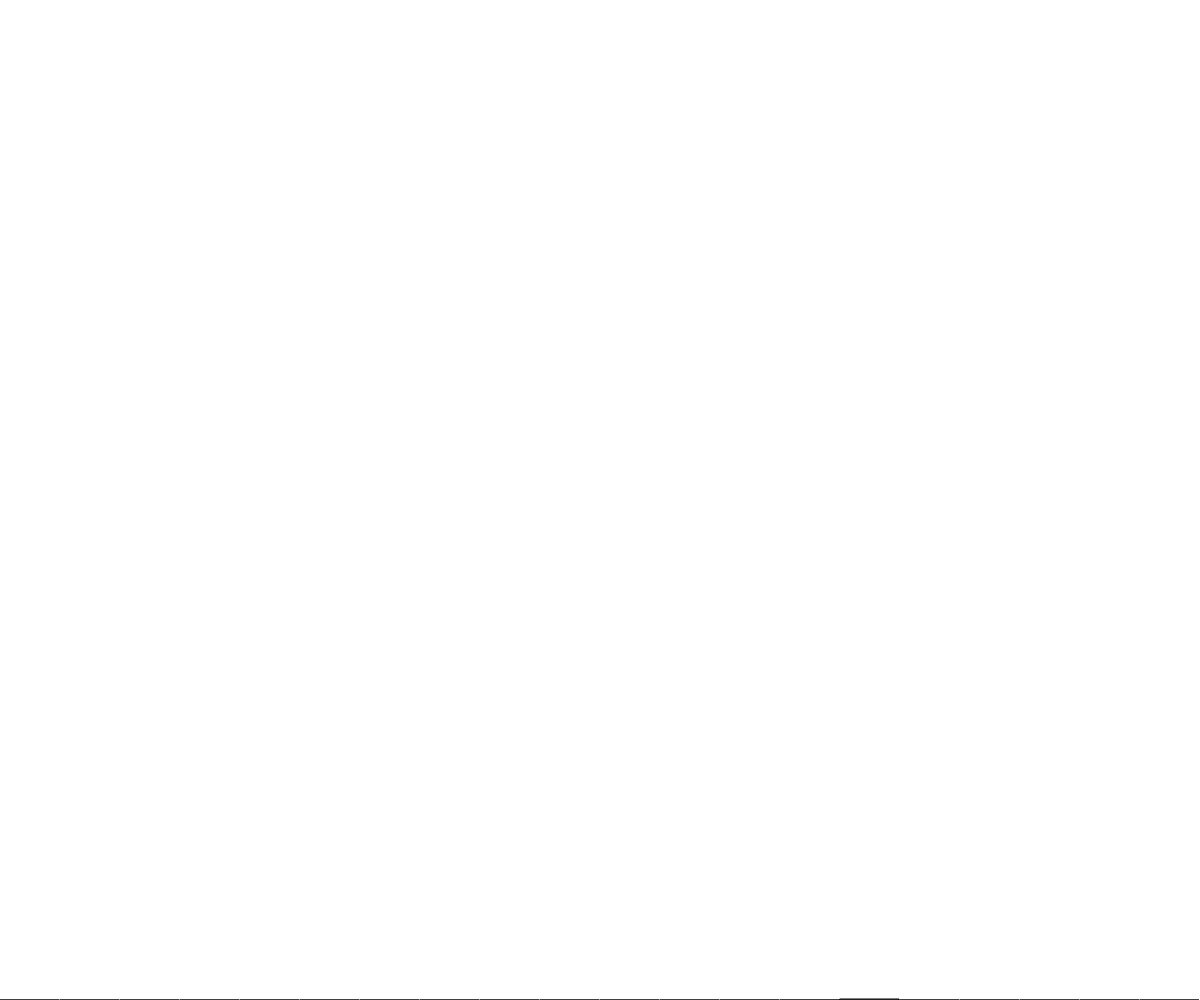
Frame 1 (no input)
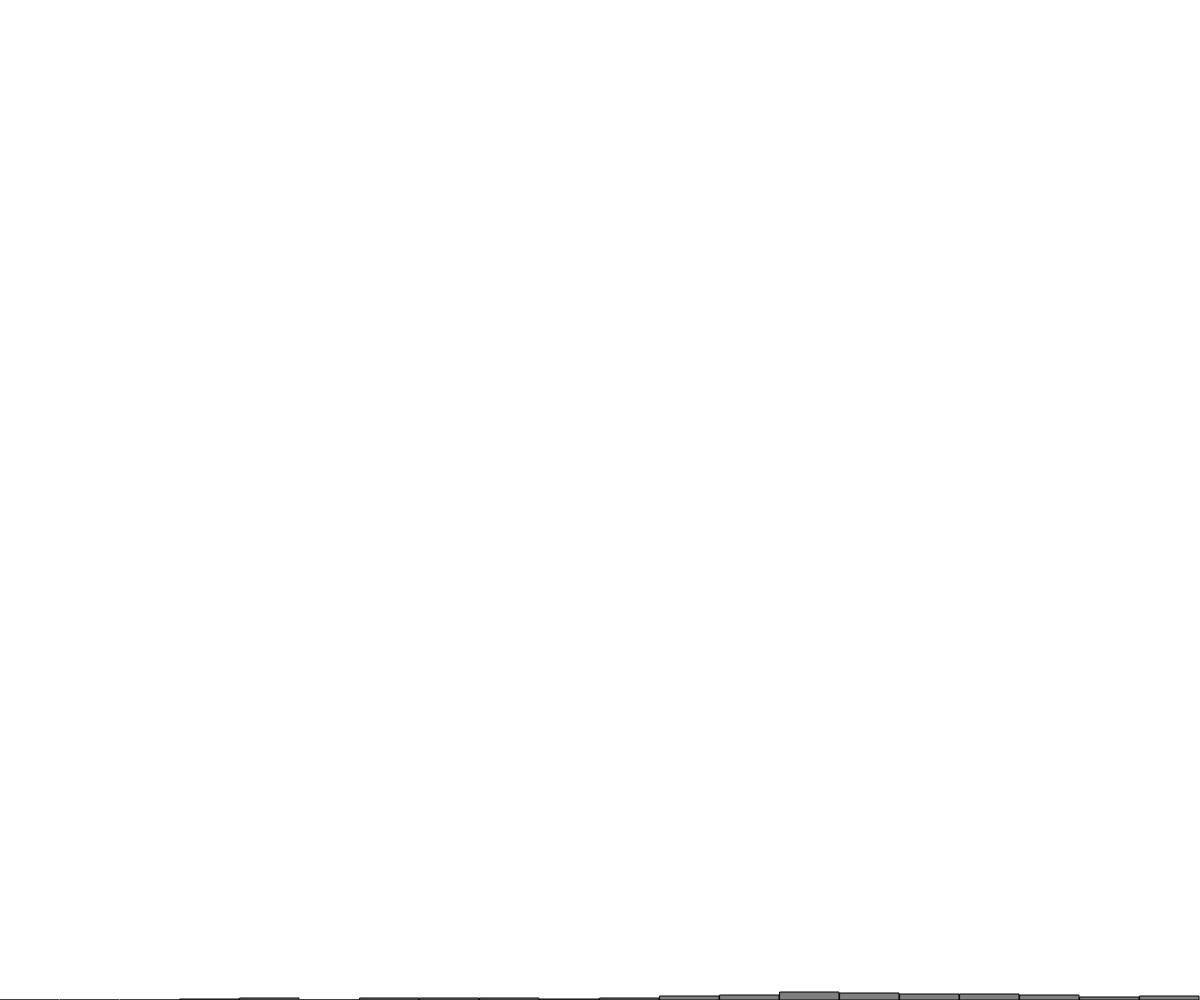
Frame 60 (no input)
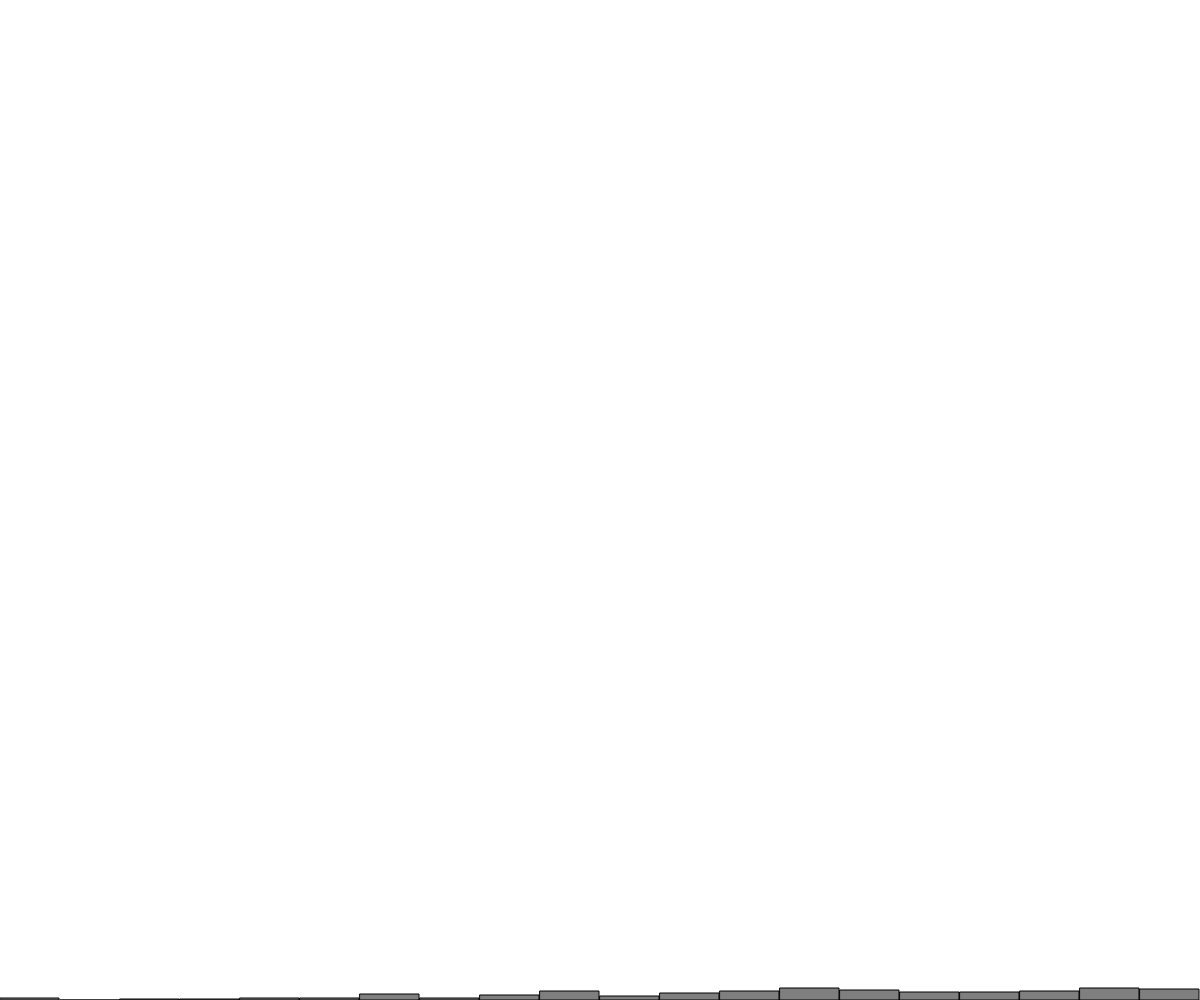
Frame 120 (the mouse pressed at the canvas centre since frame 60)

The p5.js sketch that drew these frames (run headless with seeded random() and noise() and a simulated clock; from frame 60 on, the mouse is pressed at the canvas centre):

// p5.js sketch
// ── sketch.js

let randomCounts = [];
let total = 20;

function setup() {
  createCanvas(windowWidth, windowHeight);
  // Initialiser la liste avec des 0
  for (let i = 0; i < total; i++) {
    randomCounts[i] = 0;
  }
}

function draw() {
  background(255);
  // On incrémente chaque indice pour montrer la distribution finale
  let index = int(acceptreject() * randomCounts.length);
  randomCounts[index]++;

  stroke(0);
  fill(127);
  let w = width / randomCounts.length;

  for (let x = 0; x < randomCounts.length; x++) {
    rect(x * w, height - randomCounts[x], w - 1, randomCounts[x]);
  }
}

function acceptreject() {
  // Do this “forever” until you find a qualifying random value.
  while (true) {
    // Pick a random value.
    let r1 = random(1);
    // Assign a probability.
    let probability = r1;
    // Pick a second random value.
    let r2 = random(1);
    // Does it qualify?  If so, you’re done!
    if (r2 < probability) {
      return r1;
    }
  }
}
